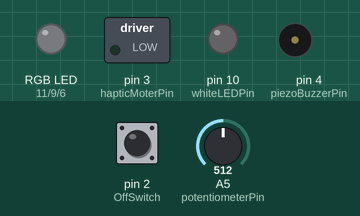
The sketch below on a simulated Arduino Uno, built with avr-gcc and run on an emulated ATmega328P. Shown: switched loads named in the sketch (green lamp = pin HIGH), an RGB LED mixed from three pins (HIGH = lit), output pins drawn as LEDs (lit = HIGH), buzzer (waves = sounding, pin HIGH). The test bench sets the inputs (shaded band); at power-on: pin 2 (OffSwitch) HIGH, A5 (potentiometerPin) = 512. Dim RGB values are drawn brighter than linear.

Above: at 1.2 s.
1.3 s: pin 2 (OffSwitch) pulled LOW for 1 s
At 1.4 s:
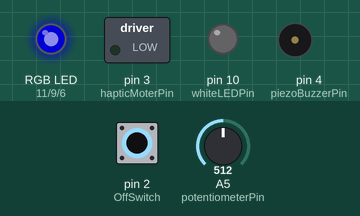
At 1.9 s:
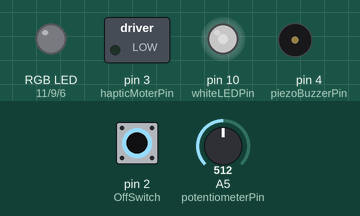
3.8 s: pin 2 (OffSwitch) pulled LOW for 0.15 s
At 5.3 s:
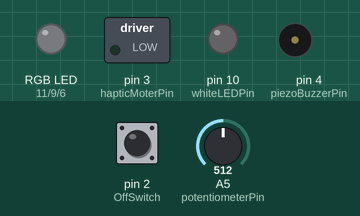
Timing chart, 0 to 6.8 s (numbered marks = the images above; inputs shaded):
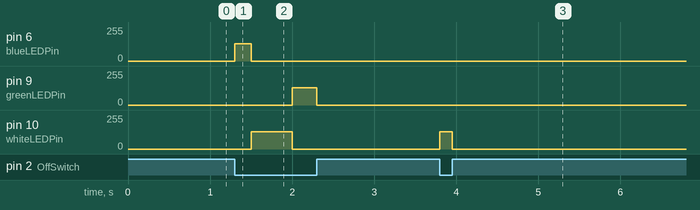

Measured:
- after the input at 1.3 s, pin 6 (blueLEDPin): 0/255 → 128/255 at once, → 0/255 0.20 s later; pin 9 (greenLEDPin): 0/255 → 128/255 after 0.70 s, → 0/255 0.30 s later; pin 10 (whiteLEDPin): 0/255 → 128/255 after 0.20 s, → 0/255 0.50 s later
- after the input at 3.8 s, pin 10 (whiteLEDPin): 0/255 → 128/255 at once, → 0/255 0.15 s later

The sketch:

stage_1.ino
```cpp
// Creates outputs of light and sound.
const int greenLEDPin = 9;
const int whiteLEDPin = 10;
const int redLEDPin = 11;
const int blueLEDPin = 6;

const int greenBtnPin = 8;
const int whiteBtnPin = 7;
const int redBtnPin = 5;
const int blueBtnPin = 12;

const int hapticMoterPin = 3;
const int piezoBuzzerPin = 4;
const int OffSwitch = 2;
const int potentiometerPin = A5;

void setup() {
  // LED Outputs
  pinMode(greenLEDPin, OUTPUT);
  pinMode(blueLEDPin, OUTPUT);
  pinMode(redLEDPin, OUTPUT);
  pinMode(whiteLEDPin, OUTPUT);
  // button inputs
  pinMode(greenBtnPin, INPUT);
  pinMode(whiteBtnPin, INPUT);
  pinMode(redBtnPin, INPUT);
  pinMode(blueBtnPin, INPUT);

  // Haptic Motor
  pinMode(hapticMoterPin, OUTPUT);
  // Piezo Buzzer
  pinMode(piezoBuzzerPin, OUTPUT);
  // On/Off Switch
  pinMode(OffSwitch, INPUT_PULLUP);
  pinMode(potentiometerPin, INPUT);
  Serial.begin(9600);
}

void loop() {
  if (digitalRead(OffSwitch) == HIGH) {
    sleep();
  }
  sequence();
}

void sequence() {

   // light greenLEDPin, redLEDPin, blueLEDPin, whiteLEDPin in sequence every second using millis
    if (digitalRead(OffSwitch) == HIGH) {
      sleep();
    }
    if (millis() % 2000 >= 0 && millis() % 2000 < 500) {
      // set minimum brightness of greenLEDPin to 5
      if (analogRead(potentiometerPin) /4 < 5) {
        analogWrite(greenLEDPin, 5);
      } else {
        analogWrite(greenLEDPin, analogRead(potentiometerPin) /4);
      }
      digitalWrite(redLEDPin, LOW);
      digitalWrite(blueLEDPin, LOW);
      digitalWrite(whiteLEDPin, LOW);
    } else if (millis() % 2000 >= 500 && millis() % 2000 < 1000) {
      digitalWrite(greenLEDPin, LOW);
      // set minimum brightness of redLEDPin to 5
      if (analogRead(potentiometerPin) < 5) {
        analogWrite(redLEDPin, 5);
      } else {
        analogWrite(redLEDPin, analogRead(potentiometerPin) /4);
      }
      digitalWrite(blueLEDPin, LOW);
      digitalWrite(whiteLEDPin, LOW);
    } else if (millis() % 2000 >= 1000 && millis() % 2000 < 1500) {
      digitalWrite(greenLEDPin, LOW);
      digitalWrite(redLEDPin, LOW);
      // set minimum brightness of blueLEDPin to 5
      if (analogRead(potentiometerPin) /4 < 5) {
        analogWrite(blueLEDPin, 5);
      } else {
        analogWrite(blueLEDPin, analogRead(potentiometerPin) /4);
      }
      digitalWrite(whiteLEDPin, LOW);
    } else if (millis() % 2000 >= 1500 && millis() % 2000 < 2000) {
      digitalWrite(greenLEDPin, LOW);
      digitalWrite(redLEDPin, LOW);
      digitalWrite(blueLEDPin, LOW);
      // set minimum brightness of whiteLEDPin to 5
      if (analogRead(potentiometerPin) /4 < 5) {
        analogWrite(whiteLEDPin, 5);
      } else {
        analogWrite(whiteLEDPin, analogRead(potentiometerPin) /4);
      }
    }
}


void sleep() {
  digitalWrite(greenLEDPin, LOW);
  digitalWrite(blueLEDPin, LOW);
  digitalWrite(redLEDPin, LOW);
  digitalWrite(whiteLEDPin, LOW);
  digitalWrite(hapticMoterPin, LOW);
  digitalWrite(piezoBuzzerPin, LOW);

  while (digitalRead(OffSwitch) == HIGH) {
    delay(1);
  }
  loop();
}
```
